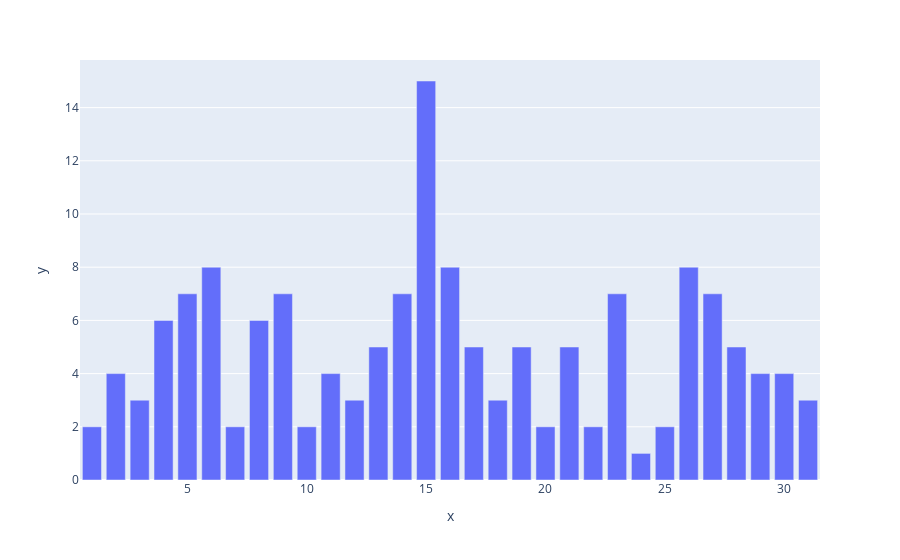

Here is the notebook cell this chart was saved with:
### Code cell
import plotly.express as px
fig = px.bar(x=patrones['dias_mas_ingresos'].index,y=patrones['dias_mas_ingresos'])
fig.show()

### Figure 1 — Plotly figure (JSON) as saved in the notebook; plotly's stock layout.template omitted (floating-point values rounded to 4 significant figures)
{"data": [{"alignmentgroup": "True", "hovertemplate": "x=%{x}<br>y=%{y}<extra></extra>", "legendgroup": "", "marker": {"color": "#636efa", "pattern": {"shape": ""}}, "name": "", "offsetgroup": "", "orientation": "v", "showlegend": false, "textposition": "auto", "type": "bar", "x": [1, 2, 3, 4, 5, 6, 7, 8, 9, 10, 11, 12, 13, 14, 15, 16, 17, 18, 19, 20, 21, 22, 23, 24, 25, 26, 27, 28, 29, 30, 31], "xaxis": "x", "y": [2, 4, 3, 6, 7, 8, 2, 6, 7, 2, 4, 3, 5, 7, 15, 8, 5, 3, 5, 2, 5, 2, 7, 1, 2, 8, 7, 5, 4, 4, 3], "yaxis": "y"}], "layout": {"autosize": true, "barmode": "relative", "legend": {"tracegroupgap": 0}, "margin": {"t": 60}, "xaxis": {"anchor": "y", "autorange": true, "domain": [0, 1], "range": [0.5, 31.5], "title": {"text": "x"}, "type": "linear"}, "yaxis": {"anchor": "x", "autorange": true, "domain": [0, 1], "range": [0, 15.79], "title": {"text": "y"}, "type": "linear"}}}
